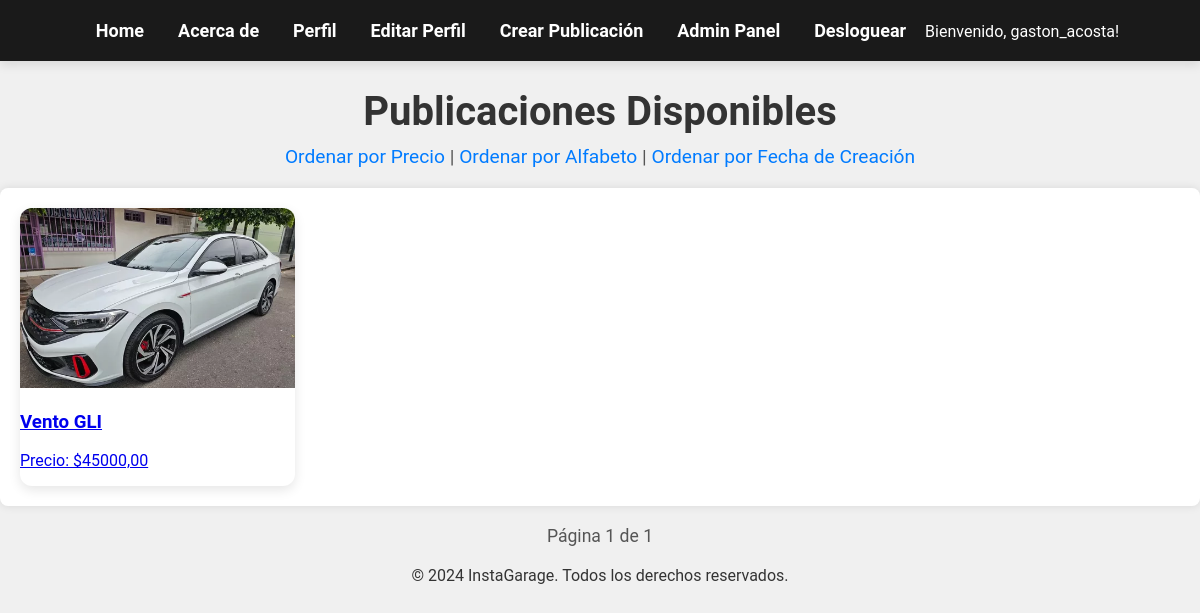
The app's page / (signed in) with its own data.
### principal/models.py (models this page shows, shortened)
class Publicacion(models.Model):
    titulo = models.CharField(max_length=200)
    descripcion_corta = models.CharField(max_length=300)
    descripcion = models.TextField()
    precio = models.DecimalField(max_digits=10, decimal_places=2)
    imagen = models.ImageField(upload_to='publicaciones/')
    url = models.URLField(max_length=200, blank=True, null=True)
    autor = models.ForeignKey(User, on_delete=models.CASCADE, related_name='mensajes_publicaciones')
    fecha_creacion = models.DateTimeField(auto_now_add=True)

### principal/views.py (the view)
# urls.py: path('', views.home, name='home'),
def home(request):
    orden = request.GET.get('orden', 'fecha')
    if orden == 'precio':
        publicaciones = Publicacion.objects.all().order_by('precio')
    elif orden == 'alfabeto':
        publicaciones = Publicacion.objects.all().order_by('titulo')
    else:
        publicaciones = Publicacion.objects.all().order_by('-fecha_creacion')
    paginator = Paginator(publicaciones, 20)
    page_number = request.GET.get('page')
    page_obj = paginator.get_page(page_number)
    return render(request, 'principal/base.html', {'page_obj': page_obj})

### principal/templates/principal/base.html (shortened to what this page needs)
<!DOCTYPE html>
<html lang="es">
<head>
    {% load static %}
    <link rel="stylesheet" href="{% static 'principal/css/estilos.css' %}">
</head>
<body>
    <header>
        <nav id="main-nav">
            <a href="{% url 'home' %}">Home</a>
            <a href="{% url 'acerca_de' %}">Acerca de</a>
            {% if user.is_authenticated %}
                <a href="{% url 'perfil' %}">Perfil</a>
                <a href="{% url 'editar_perfil' %}">Editar Perfil</a>
                <a href="{% url 'crear_publicacion' %}">Crear Publicación</a>
                {% if user.perfil.estado == 'owner' %}
                    <a href="{% url 'gestionar_usuarios' %}">Admin Panel</a>
                {% endif %}
                <a href="{% url 'logout' %}">Desloguear</a>
                <span>Bienvenido, {{ user.username }}!</span>
            {% else %}
                <a href="{% url 'login' %}">Iniciar Sesión</a>
                <a href="{% url 'registrar' %}">Registrar</a>
            {% endif %}
        </nav>
    </header>
    <main>
        {% if request.path == '/' %}
        <div class="titulo-seccion">
            <h1>Publicaciones Disponibles</h1>
            <div class="ordenar-opciones">
                <a href="?orden=precio">Ordenar por Precio</a> |
                <a href="?orden=alfabeto">Ordenar por Alfabeto</a> |
                <a href="?orden=fecha">Ordenar por Fecha de Creación</a>
            </div>
        </div>
        <div class="publicaciones-container">
            {% for publicacion in page_obj %}
            <div class="card">
                <a href="{% url 'detalle_publicacion' publicacion.pk %}">
                    <img src="{{ publicacion.imagen.url }}" alt="{{ publicacion.titulo }}">
                    <h3>{{ publicacion.titulo }}</h3>
                    <p>Precio: ${{ publicacion.precio }}</p>
                </a>
            </div>
            {% endfor %}
        </div>
        <div class="paginacion">
            <span>Página {{ page_obj.number }} de {{ page_obj.paginator.num_pages }}</span>
        </div>
        {% endif %}
    </main>
    <footer>
        <p>&copy; 2024 InstaGarage. Todos los derechos reservados.</p>
    </footer>
</body>
</html>

### principal/static/principal/css/estilos.css (style rules this page uses)
body, html { font-family: 'Roboto', sans-serif; margin: 0; padding: 0; background-color: #f0f0f0; color: #333; text-align: center; }
nav { background-color: #1a1a1a; color: white; padding: 20px 0; text-align: center; box-shadow: 0px 4px 10px rgba(0, 0, 0, 0.1); position: sticky; top: 0; z-index: 1000; }
nav a { color: white; margin: 0 15px; text-decoration: none; font-weight: bold; font-size: 18px; transition: color 0.3s ease; }
.publicaciones-container { display: flex; flex-wrap: wrap; justify-content: center; gap: 30px; }
.card { max-width: 280px; background-color: #fff; border-radius: 12px; box-shadow: 0 4px 12px rgba(0, 0, 0, 0.1); overflow: hidden; text-align: left; transition: transform 0.3s ease-in-out; }
.card img { width: 100%; height: 180px; object-fit: cover; transition: transform 0.3s ease; }
.titulo-seccion { text-align: center; margin-bottom: 20px; }
.titulo-seccion h1 { font-size: 2.5em; margin-bottom: 10px; }
.ordenar-opciones { font-size: 1.2em; color: #555; }
.ordenar-opciones a { color: #007bff; text-decoration: none; }
.publicaciones-container { display: grid; grid-template-columns: repeat(4, 1fr); gap: 20px; margin: 0 auto; max-width: 1200px; padding: 20px; background-color: #fff; border-radius: 8px; box-shadow: 0 0 10px rgba(0, 0, 0, 0.1); }
.paginacion { text-align: center; margin: 20px 0; }
.paginacion span { font-size: 1.1em; color: #555; }

### records on screen
Publicacion: imagen (picture), titulo "Vento GLI", precio "45000,00"

### other values on screen
{{ user.username }} "gaston_acosta"
{{ page_obj.number }} "1"
{{ page_obj.paginator.num_pages }} "1"
